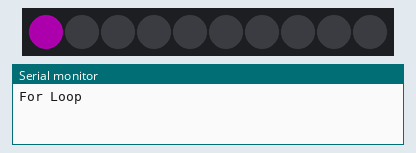
Bench run of a sketch on a simulated ESP32. Parts: 10 RGB LEDs in strip order, left to right, the last lines printed to the serial monitor. Dim RGB values are drawn brighter than linear.

Above: at 0.1 s.
At 0.7 s:
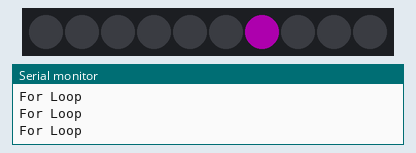
At 1.31 s:
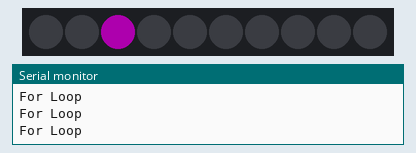

The sketch:

marching_neopixel.ino
```cpp
//----------------------------------------------------------------//
//
// SAIC Activated Objects Fall 2024
// Brett Ian Balogh
// https://github.com/giantmolecules/ACTIVATED_OBJECTS_FA24
//
// neopixel_template.ino
//
// This example shows how to use neopixels.
// Use as a template for other neopixel projects.
// Uses Adafruit Neopixel v1.12.2 library
// Uses ESP32 v3.0.5
//
//----------------------------------------------------------------//

// Required Libraries
#include <Adafruit_NeoPixel.h>

// Which pin are the neopixels connected to
#define LED_PIN 5

// How many neopixels are there?
#define LED_COUNT 10

// Create neopixel strip.
Adafruit_NeoPixel strip(LED_COUNT, LED_PIN, NEO_GRBW + NEO_KHZ800);

//----{SETUP}-----------------------------------------------------//

void setup() {

  // Serial for debugging
  Serial.begin(115200);

  strip.begin();            // INITIALIZE NeoPixel strip object (REQUIRED)
  strip.show();             // Turn OFF all pixels ASAP
  strip.setBrightness(50);  // Set BRIGHTNESS to about 1/5 (max = 255)
}

//----{LOOP}------------------------------------------------------//

void loop() {

  //This is a test. This is only a test.
  for (int i = 0 ; i < 10; i++) {
    // Print in for loop
    Serial.println("For Loop");
    // (N, R, G, B, W) all 0-255
    strip.setPixelColor(i, 255, 0, 255, 0);
    // Display the change
    strip.show();
    // Delay 1s
    delay(100);
    // Turn pixel off
    strip.clear();
    // Display the change
    strip.show();
  }
  // Print in main loop
  Serial.println("Main Loop");

}

// Rainbow cycle along whole strip. Pass delay time (in ms) between frames.
void rainbow(int wait) {
  // Hue of first pixel runs 5 complete loops through the color wheel.
  // Color wheel has a range of 65536 but it's OK if we roll over, so
  // just count from 0 to 5*65536. Adding 256 to firstPixelHue each time
  // means we'll make 5*65536/256 = 1280 passes through this loop:
  for (long firstPixelHue = 0; firstPixelHue < 5 * 65536; firstPixelHue += 256) {
    // strip.rainbow() can take a single argument (first pixel hue) or
    // optionally a few extras: number of rainbow repetitions (default 1),
    // saturation and value (brightness) (both 0-255, similar to the
    // ColorHSV() function, default 255), and a true/false flag for whether
    // to apply gamma correction to provide 'truer' colors (default true).
    strip.rainbow(firstPixelHue);
    // Above line is equivalent to:
    // strip.rainbow(firstPixelHue, 1, 255, 255, true);
    strip.show();  // Update strip with new contents
    delay(wait);   // Pause for a moment
  }
}

//----{END}------------------------------------------------------//
```

Measured:
- by itself, everything shown: repeats every 1.0 s, in 5 steps
